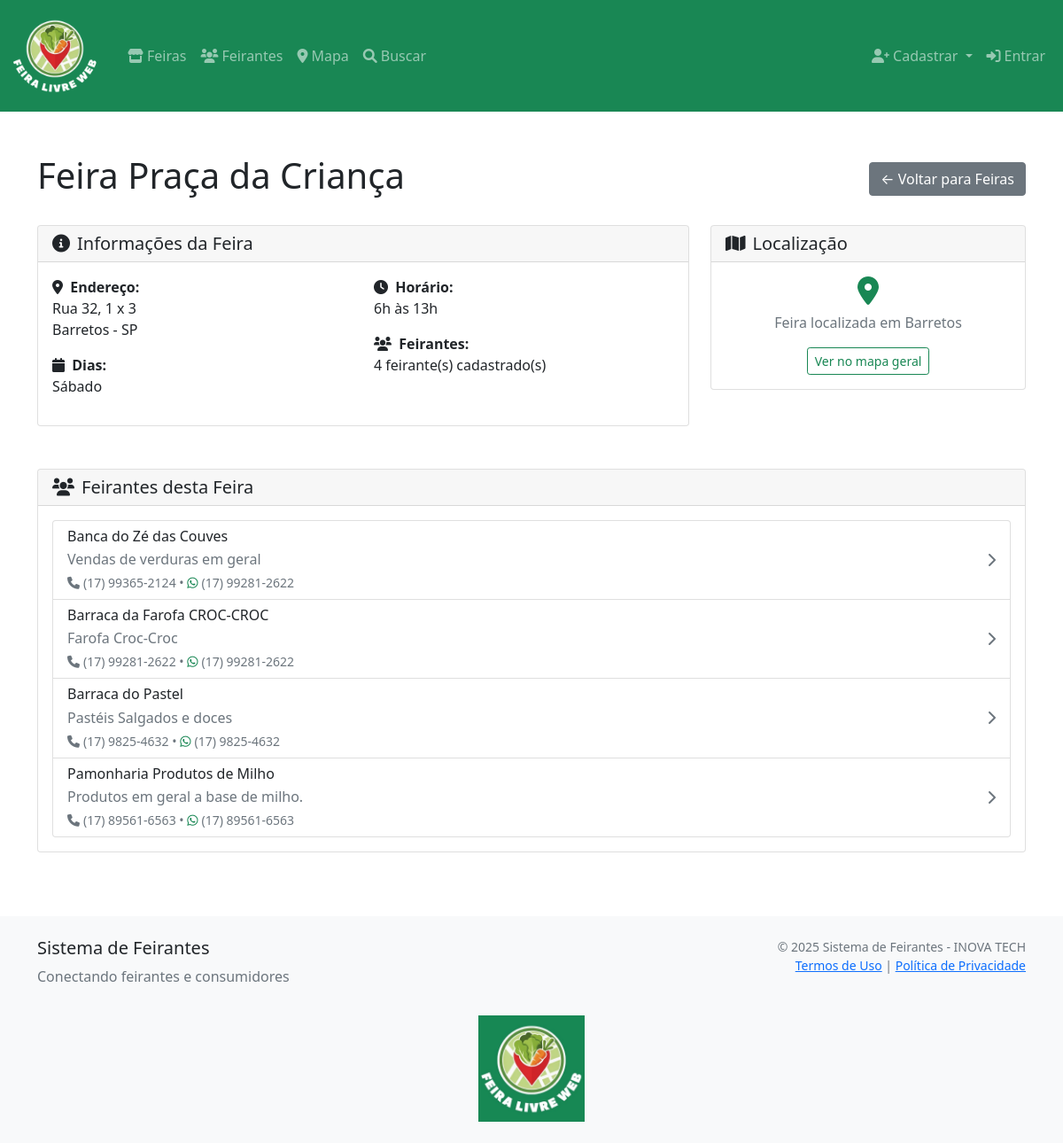
Before: /feirantes/feira/3/ with the older database file.
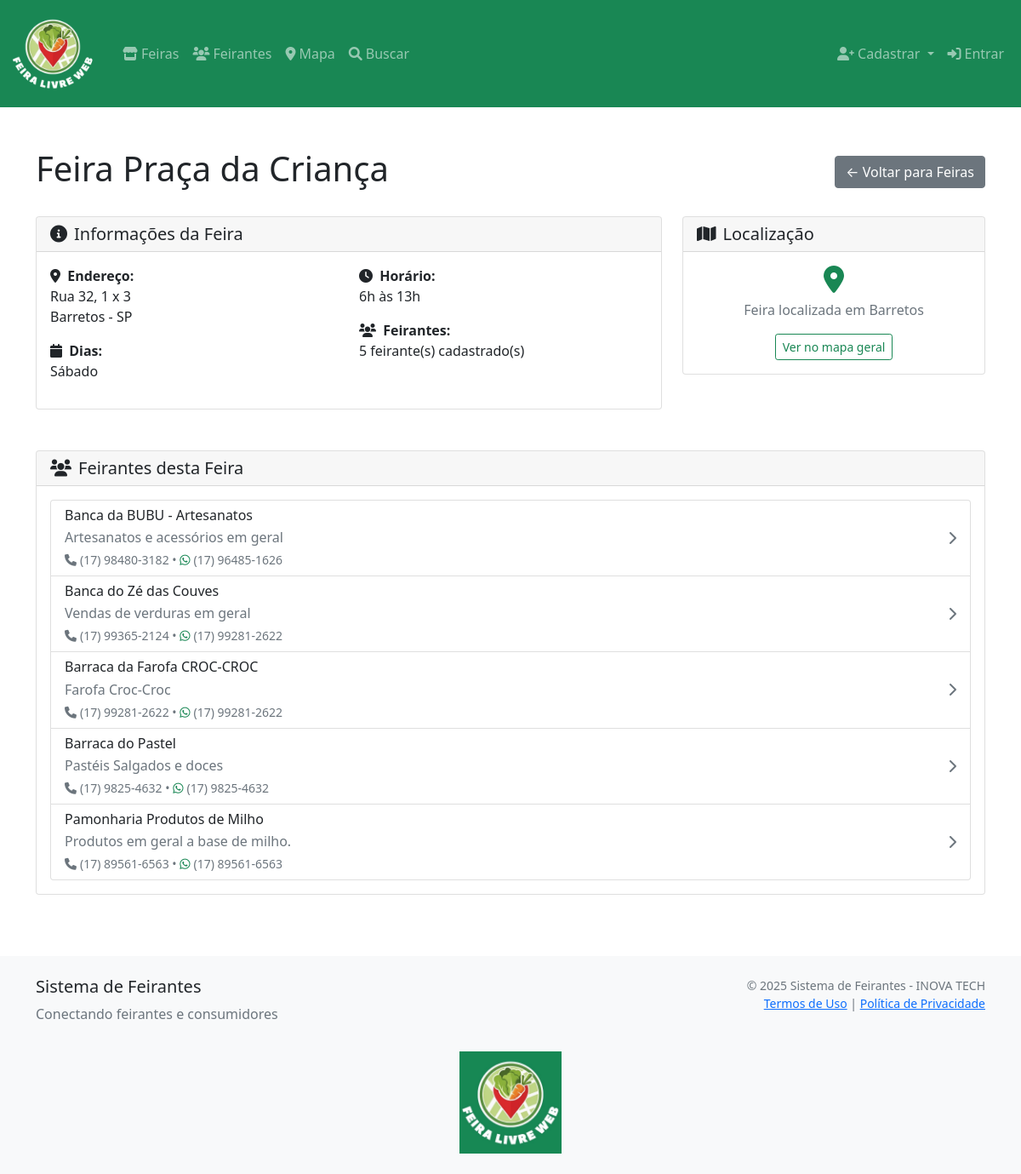
After: the same page with the newer database file.
### feirantes/models.py (models this page shows, shortened)
class Feira(models.Model):
    DIAS_SEMANA = [
        ('segunda', 'Segunda-feira'),
        ('terca', 'Terça-feira'),
        ('quarta', 'Quarta-feira'),
        ('quinta', 'Quinta-feira'),
        ('sexta', 'Sexta-feira'),
        ('sabado', 'Sábado'),
        ('domingo', 'Domingo'),
        ('segunda_quarta', 'Segunda e Quarta'),
        ('terca_quinta', 'Terça e Quinta'),
        ('segunda_quinta', 'Segunda a Quinta'),
        ('segunda_sexta', 'Segunda a Sexta'),
        ('sabado_domingo', 'Finais de Semana'),
        ('todos_dias', 'Todos os dias'),
    ]
    nome = models.CharField(max_length=200)
    endereco = models.TextField()
    cidade = models.CharField(max_length=100)
    estado = models.CharField(max_length=2)
    cep = models.CharField(max_length=9, blank=True)
    latitude = models.DecimalField(
        max_digits=10, decimal_places=7, blank=True, null=True)
    longitude = models.DecimalField(
        max_digits=10, decimal_places=7, blank=True, null=True)
    dias_funcionamento = models.CharField(
        max_length=20, choices=DIAS_SEMANA, default='sabado')
    horario_funcionamento = models.CharField(
        max_length=100, blank=True, help_text="Ex: 7h às 12h")
    ativa = models.BooleanField(default=True)
    criado_em = models.DateTimeField(auto_now_add=True)
    atualizado_em = models.DateTimeField(auto_now=True)
    class Meta:
        verbose_name = 'Feira'
        verbose_name_plural = 'Feiras'
        ordering = ['nome']
    def get_dias_funcionamento_display(self):
        return dict(self.DIAS_SEMANA).get(self.dias_funcionamento, '')

class Feirante(models.Model):
    usuario = models.OneToOneField(
        User, on_delete=models.CASCADE, related_name='feirante')
    nome_comercial = models.CharField(max_length=200)
    cpf = models.CharField(max_length=14, unique=True)
    telefone = models.CharField(max_length=20)
    whatsapp = models.CharField(max_length=20, blank=True)
    email = models.EmailField(unique=True)
    endereco = models.TextField(blank=True)
    cidade = models.CharField(max_length=100, blank=True)
    estado = models.CharField(max_length=2, blank=True)
    cep = models.CharField(max_length=9, blank=True)
    descricao = models.TextField(blank=True)
    foto = models.ImageField(upload_to='feirantes/', blank=True, null=True)
    especialidades = models.ManyToManyField(
        Especialidade, blank=True,
        help_text="Principais produtos/especialidades")
    feiras = models.ManyToManyField(
        Feira,
        blank=True,
        help_text="Feiras onde o feirante participa",
        related_name="feirantes"
    )
    subdominio = models.SlugField(
        max_length=100, unique=True,
        help_text="URL da loja: site.com/loja/[subdominio]")
    instagram = models.CharField(max_length=100, blank=True)
    facebook = models.CharField(max_length=100, blank=True)
    ativo = models.BooleanField(default=True)
    verificado = models.BooleanField(default=False)
    criado_em = models.DateTimeField(auto_now_add=True)
    atualizado_em = models.DateTimeField(auto_now=True)
    views = models.PositiveIntegerField(default=0)
    class Meta:
        verbose_name = 'Feirante'
        verbose_name_plural = 'Feirantes'
        ordering = ['nome_comercial']
    @property
    def telefone_formatado(self):
        if not self.telefone:
            return ""
        numero = self.telefone
        if numero.startswith('55'):
            numero = numero[2:]
        if len(numero) == 11:
            return f"({numero[:2]}) {numero[2:7]}-{numero[7:]}"
        elif len(numero) == 10:
            return f"({numero[:2]}) {numero[2:6]}-{numero[6:]}"
        return numero
    @property
    def whatsapp_formatado(self):
        if not self.whatsapp:
            return ""
        numero = self.whatsapp
        if numero.startswith('55'):
            numero = numero[2:]
        if len(numero) == 11:
            return f"({numero[:2]}) {numero[2:7]}-{numero[7:]}"
        elif len(numero) == 10:
            return f"({numero[:2]}) {numero[2:6]}-{numero[6:]}"
        return numero

### feirantes/views.py (the view)
# urls.py: path('feira/<int:pk>/', views.detalhe_feira, name='detalhe_feira'),
def detalhe_feira(request, pk):
    feira = get_object_or_404(Feira, pk=pk, ativa=True)
    feirantes = feira.feirantes.filter(ativo=True)  # type: ignore
    return render(request, 'feirantes/detalhe_feira.html', {
        'feira': feira,
        'feirantes': feirantes
    })

### feirantes/templates/feirantes/detalhe_feira.html (shortened to what this page needs)
{% extends 'feirantes/base.html' %}
{% block content %}
<div class="container mt-4">
    <div class="d-flex justify-content-between align-items-center mb-4">
        <h1>{{ feira.nome }}</h1>
        <a href="{% url 'feirantes:lista_feiras' %}" class="btn btn-secondary">
            ← Voltar para Feiras
        </a>
    </div>
    <div class="row">
        <div class="col-md-8">
            <div class="card mb-4">
                <div class="card-header">
                    <h5 class="mb-0"><i class="fas fa-info-circle me-2"></i>Informações da Feira</h5>
                </div>
                <div class="card-body">
                    <div class="row">
                        <div class="col-md-6">
                            <p><strong><i class="fas fa-map-marker-alt me-1"></i> Endereço:</strong><br>
                                {{ feira.endereco }}<br>
                                {{ feira.cidade }} - {{ feira.estado }}</p>
                            <p><strong><i class="fas fa-calendar me-1"></i> Dias:</strong><br>
                                {{ feira.get_dias_funcionamento_display }}</p>
                        </div>
                        <div class="col-md-6">
                            <p><strong><i class="fas fa-clock me-1"></i> Horário:</strong><br>
                                {{ feira.horario_funcionamento }}</p>
                            <p><strong><i class="fas fa-users me-1"></i> Feirantes:</strong><br>
                                {{ feirantes.count }} feirante(s) cadastrado(s)</p>
                        </div>
                    </div>
                </div>
            </div>
        </div>
        <div class="col-md-4">
            <div class="card">
                <div class="card-header">
                    <h5 class="mb-0"><i class="fas fa-map me-2"></i>Localização</h5>
                </div>
                <div class="card-body text-center">
                    <p class="text-muted">
                        <i class="fas fa-map-marker-alt text-success fa-2x mb-2"></i><br>
                        Feira localizada em {{ feira.cidade }}
                    </p>
                    <a href="{% url 'feirantes:mapa' %}" class="btn btn-outline-success btn-sm">
                        Ver no mapa geral
                    </a>
                </div>
            </div>
        </div>
    </div>
    <div id="feirantes" class="mt-4">
        <div class="card">
            <div class="card-header">
                <h5 class="mb-0"><i class="fas fa-users me-2"></i>Feirantes desta Feira</h5>
            </div>
            <div class="card-body">
                {% if feirantes %}
                <div class="list-group">
                    {% for feirante in feirantes %}
                    <a href="{% url 'feirantes:loja_feirante' feirante.subdominio %}"
                        class="list-group-item list-group-item-action">
                        <div class="d-flex justify-content-between align-items-center">
                            <div>
                                <h6 class="mb-1">{{ feirante.nome_comercial }}</h6>
                                {% if feirante.descricao %}
                                <p class="mb-1 text-muted">{{ feirante.descricao|truncatewords:15 }}</p>
                                {% endif %}
                                <small class="text-muted">
                                    <i class="fas fa-phone me-1"></i>{{ feirante.telefone_formatado }}
                                    {% if feirante.whatsapp %}
                                    • <i class="fab fa-whatsapp me-1 text-success"></i>{{ feirante.whatsapp_formatado }}
                                    {% endif %}
                                </small>
                            </div>
                            <i class="fas fa-chevron-right text-muted"></i>
                        </div>
                    </a>
                    {% endfor %}
                </div>
                {% else %}
                <div class="alert alert-info">
                    <i class="fas fa-info-circle me-2"></i>
                    Nenhum feirante cadastrado nesta feira ainda.
                </div>
                {% endif %}
            </div>
        </div>
    </div>
</div>
{% endblock %}

### feirantes/templates/feirantes/base.html (shortened to what this page needs)
{% load static %}
{% include 'feirantes/mensagens.html' %}
<!DOCTYPE html>
<html lang="pt-br">
<head>
    <link rel="stylesheet" href="https://unpkg.com/leaflet@1.7.1/dist/leaflet.css" />
    <link href="https://cdn.jsdelivr.net/npm/bootstrap@5.1.3/dist/css/bootstrap.min.css" rel="stylesheet">
    <link href="https://cdnjs.cloudflare.com/ajax/libs/font-awesome/6.0.0/css/all.min.css" rel="stylesheet">
</head>
<body>
    <nav class="navbar navbar-expand-lg navbar-dark bg-success">
        <div class="container-fluid">
            <a class="navbar-brand d-flex align-items-center" href="{% url 'feirantes:lista_feiras' %}">
                <img src="{% static 'global/img/logo_fundoBranco.png' %}" alt="Logo Feira" width="100" height="100"
                    class="me-2 rounded-circle">
            </a>
            <div class="collapse navbar-collapse" id="navbarNav">
                <ul class="navbar-nav me-auto">
                    <li class="nav-item">
                        <a class="nav-link" href="{% url 'feirantes:lista_feiras' %}">
                            <i class="fas fa-store me-1"></i>Feiras
                        </a>
                    <li class="nav-item">
                        <a class="nav-link" href="{% url 'feirantes:listar' %}">
                            <i class="fas fa-users me-1"></i>Feirantes
                        </a>
                    </li>
                    <li class="nav-item">
                        <a class="nav-link" href="{% url 'feirantes:mapa' %}">
                            <i class="fas fa-map-marker-alt me-1"></i>Mapa
                        </a>
                    </li>
                    <li class="nav-item">
                        <a class="nav-link" href="{% url 'feirantes:buscar' %}">
                            <i class="fas fa-search me-1"></i>Buscar
                        </a>
                    </li>
                </ul>
                <ul class="navbar-nav">
                    {% if user.is_authenticated %}
                    <li class="nav-item dropdown">
                        <a class="nav-link dropdown-toggle" href="#" id="navbarDropdown" role="button"
                            data-bs-toggle="dropdown">
                            <i class="fas fa-user me-1"></i>{{ user.username }}
                        </a>
                        <ul class="dropdown-menu">
                            <li><a class="dropdown-item" href="{% url 'feirantes:painel' %}">
                                    <i class="fas fa-tachometer-alt me-2"></i>Painel
                                </a></li>
                            <li>
                                <hr class="dropdown-divider">
                            </li>
                            <li><a class="dropdown-item" href="{% url 'feirantes:logout' %}">
                                    <i class="fas fa-sign-out-alt me-2"></i>Sair
                                </a></li>
                        </ul>
                    </li>
                    {% else %}
                    <li class="nav-item dropdown">
                        <a class="nav-link dropdown-toggle" href="#" id="cadastroDropdown" role="button"
                            data-bs-toggle="dropdown">
                            <i class="fas fa-user-plus me-1"></i>Cadastrar
                        </a>
                    </li>
                    <li class="nav-item">
                        <a class="nav-link" href="{% url 'feirantes:login' %}">
                            <i class="fas fa-sign-in-alt me-1"></i>Entrar
                        </a>
                    </li>
                    {% endif %}
                </ul>
            </div>
        </div>
    </nav>
    <main class="container-fluid py-4">
        {% block content %}{% endblock %}
    </main>
    <footer class="bg-light mt-5 py-4">
        <div class="container text-center">
            <div class="row">
                <div class="col-md-6 text-md-start mb-3 mb-md-0">
                    <h5>Sistema de Feirantes</h5>
                    <p class="text-muted">Conectando feirantes e consumidores</p>
                </div>
                <div class="col-md-6 text-md-end">
                    <small class="text-muted">
                        &copy; 2025 Sistema de Feirantes - INOVA TECH
                        <br>
                        <a href="{% url 'feirantes:termos_uso' %}">Termos de Uso</a> |
                        <a href="{% url 'feirantes:politica_privacidade' %}">Política de Privacidade</a>
                    </small>
                </div>
            </div>
            <div class="mt-3">
                <a href="{% url 'feirantes:lista_feiras' %}">
                    <img src="{% static 'global/img/logo_fundo_verde.jpg' %}" alt="Logo Feira" width="120" height="120">
                </a>
            </div>
        </div>
    </footer>
</body>
</html>

### feirantes/templates/feirantes/mensagens.html (shortened to what this page needs)
<div class="position-fixed top-50 start-50 translate-middle-x p-3" style="z-index:1080;">
</div>

Changed rows visible on the page:
added Feirante: nome_comercial "Banca da BUBU - Artesanatos", descricao "Artesanatos e acessórios em geral", telefone_formatado "(17) 98480-3182", whatsapp_formatado "(17) 96485-1626"
Other visible differences:
{{ feirantes.count }}: "4" → "5"
